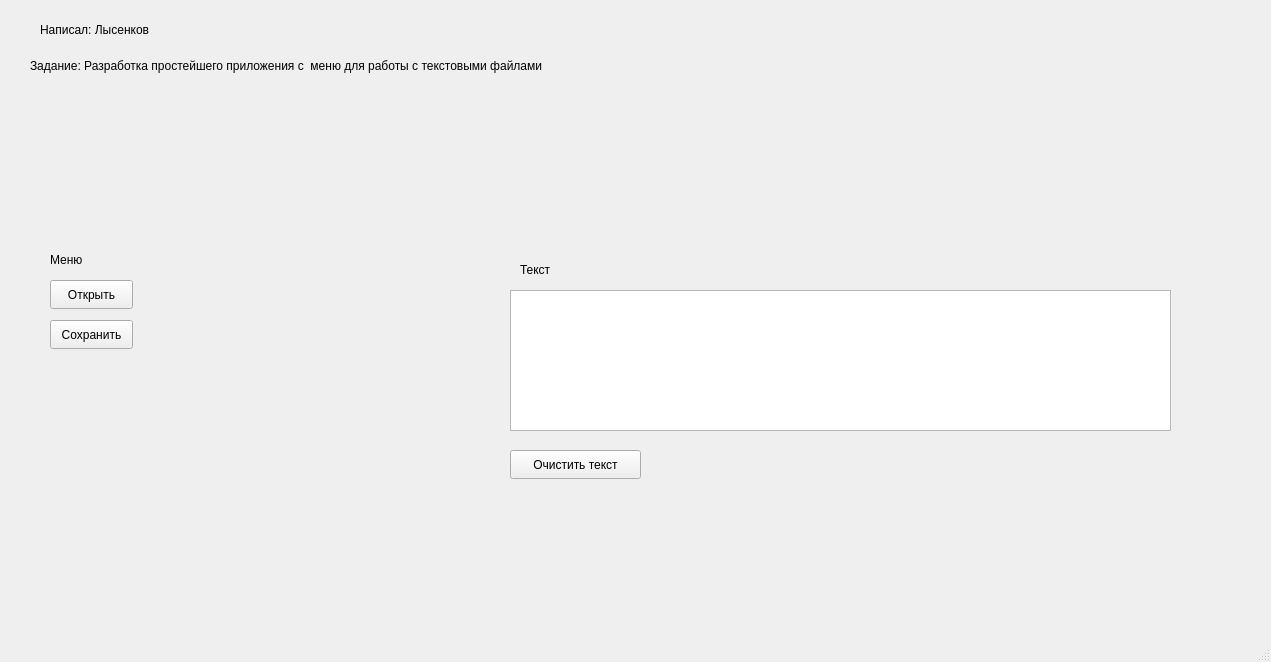
<?xml version="1.0" encoding="UTF-8"?>
<ui version="4.0">
 <class>MainWindow</class>
 <widget class="QMainWindow" name="MainWindow">
  <property name="geometry">
   <rect>
    <x>0</x>
    <y>0</y>
    <width>1271</width>
    <height>662</height>
   </rect>
  </property>
  <property name="windowTitle">
   <string>MainWindow</string>
  </property>
  <widget class="QWidget" name="centralwidget">
   <widget class="QTextEdit" name="textEdit">
    <property name="geometry">
     <rect>
      <x>510</x>
      <y>290</y>
      <width>661</width>
      <height>141</height>
     </rect>
    </property>
   </widget>
   <widget class="QPushButton" name="actionOpen">
    <property name="geometry">
     <rect>
      <x>50</x>
      <y>280</y>
      <width>83</width>
      <height>29</height>
     </rect>
    </property>
    <property name="text">
     <string>Открыть</string>
    </property>
   </widget>
   <widget class="QPushButton" name="actionSave">
    <property name="geometry">
     <rect>
      <x>50</x>
      <y>320</y>
      <width>83</width>
      <height>29</height>
     </rect>
    </property>
    <property name="text">
     <string>Сохранить</string>
    </property>
   </widget>
   <widget class="QPushButton" name="actionClear">
    <property name="geometry">
     <rect>
      <x>510</x>
      <y>450</y>
      <width>131</width>
      <height>29</height>
     </rect>
    </property>
    <property name="text">
     <string>Очистить текст</string>
    </property>
   </widget>
   <widget class="QLabel" name="label">
    <property name="geometry">
     <rect>
      <x>40</x>
      <y>20</y>
      <width>141</width>
      <height>20</height>
     </rect>
    </property>
    <property name="text">
     <string>Написал: Лысенков</string>
    </property>
   </widget>
   <widget class="QLabel" name="label_2">
    <property name="geometry">
     <rect>
      <x>30</x>
      <y>40</y>
      <width>661</width>
      <height>51</height>
     </rect>
    </property>
    <property name="text">
     <string>Задание: Разработка простейшего приложения с  меню для работы с текстовыми файлами</string>
    </property>
   </widget>
   <widget class="QLabel" name="label_3">
    <property name="geometry">
     <rect>
      <x>520</x>
      <y>260</y>
      <width>63</width>
      <height>20</height>
     </rect>
    </property>
    <property name="text">
     <string>Текст</string>
    </property>
   </widget>
   <widget class="QLabel" name="label_4">
    <property name="geometry">
     <rect>
      <x>50</x>
      <y>250</y>
      <width>63</width>
      <height>20</height>
     </rect>
    </property>
    <property name="text">
     <string>Меню</string>
    </property>
   </widget>
  </widget>
  <widget class="QMenuBar" name="menubar">
   <property name="geometry">
    <rect>
     <x>0</x>
     <y>0</y>
     <width>1271</width>
     <height>25</height>
    </rect>
   </property>
  </widget>
  <widget class="QStatusBar" name="statusbar"/>
 </widget>
 <resources/>
 <connections/>
</ui>
